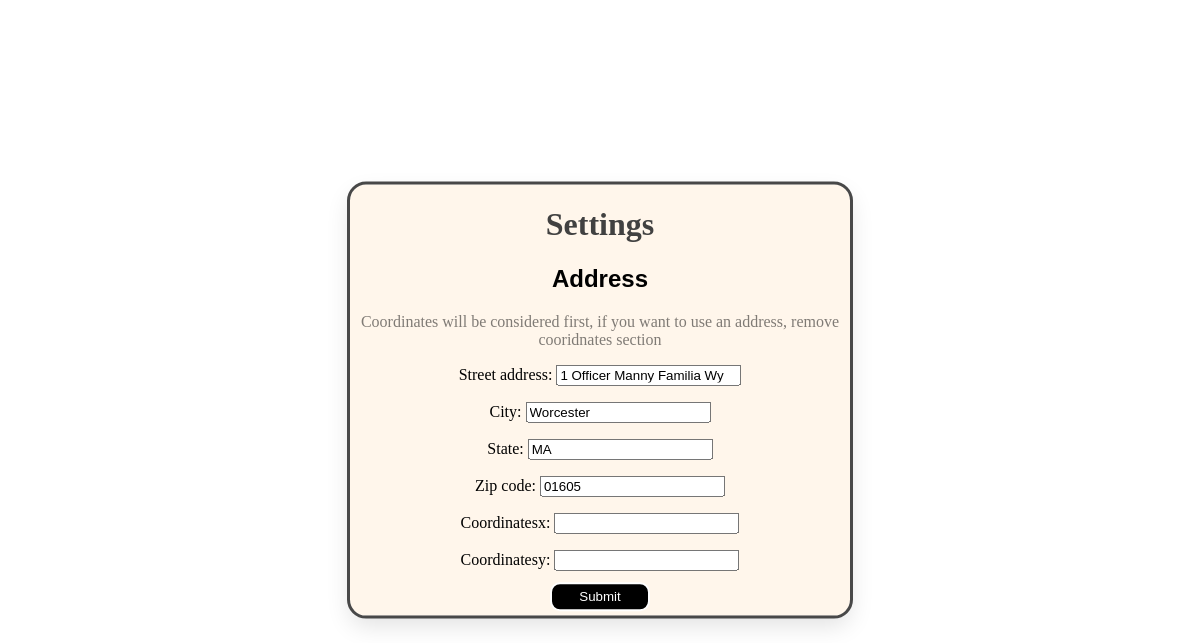
The page /accounts/settings/ (signed in) on the database its author committed.
### users/models.py (models this page shows, shortened)
class UserSetting(models.Model):
    user = models.OneToOneField(User, on_delete=models.CASCADE, null=True, blank=True, related_name="settings")
    street_address = models.CharField(max_length=255, default="1 Officer Manny Familia Wy")
    city = models.CharField(max_length=100, default="Worcester")
    state = models.CharField(max_length=50, default="MA")
    zip_code = models.CharField(max_length=10, blank=True, null=True, default="01605")
    coordinatesx = models.CharField(blank=True, null=True)
    coordinatesy = models.CharField(blank=True, null=True)

### users/views.py (the view)
# urls.py: path('settings/',views.settings, name="settings"),
@login_required
def settings(request):
    user_settings, created = UserSetting.objects.get_or_create(user=request.user)
    if request.method == "POST":
        form = SettingsForm(request.POST, instance=user_settings)
        if form.is_valid():
            form.save()
            return redirect("home:homepage")
    else:
        form = SettingsForm(instance=user_settings)
    return render(request, "settings.html", {
        "form": form
    })

### users/forms.py
class SettingsForm(forms.ModelForm):
    class Meta:
        model = UserSetting
        fields = ['street_address', 'city', 'state', 'zip_code', "coordinatesx", "coordinatesy"]

### users/templates/settings.html (shortened to what this page needs)
{% load static %}
<!DOCTYPE html>
<html lang="en">
<head>
    <link rel="stylesheet" href="{% static 'settings.css' %}">
</head>
<body>
    <div id="Settings">
        <h1>Settings</h1>
        <h2>Address</h2>
        <p class="Disclaimer">
            Coordinates will be considered first, if you want to use an address, remove cooridnates section
        </p>
        <form method="post">
            {{ form.as_p }}
            <button type="submit" id="SubmitButton">Submit</button>
        </form>
    </div>
</body>
</html>

### users/static/settings.css (style rules this page uses)
body { background-color: white; }
#Settings { outline: 3px rgb(72, 72, 72) solid; background-color: rgb(255, 246, 235); box-shadow: 0 10px 25px rgba(0, 0, 0, 0.12); border-radius: 16px; width: 500px; height: auto; position: absolute; top: 50%; left: 50%; transform: translate(-50%, -50%); }
#Settings > h1 { text-align: center; font-family: 'Times New Roman', Times, serif; color: rgb(65, 65, 65); }
.Disclaimer { color: rgba(0, 0, 0, 0.5); }
p { text-align: center; }
label { font-family: 'Times New Roman', Times, serif; }
h2 { text-align: center; font-family: Arial, "Helvetica Neue", Helvetica, sans-serif; }
#SubmitButton { display: block; margin: 0 auto; border: white, 2px, solid; color: rgb(255, 255, 255); background-color: rgb(0, 0, 0); border-radius: 10px; padding: 10px 16px; min-width: 100px; transition: all 0.2s ease; padding: 5px; transform: translateY(-15%); cursor: pointer; }

### rows shown on the page
UserSetting: street_address "1 Officer Manny Familia Wy", city "Worcester", state "MA", zip_code "01605"
